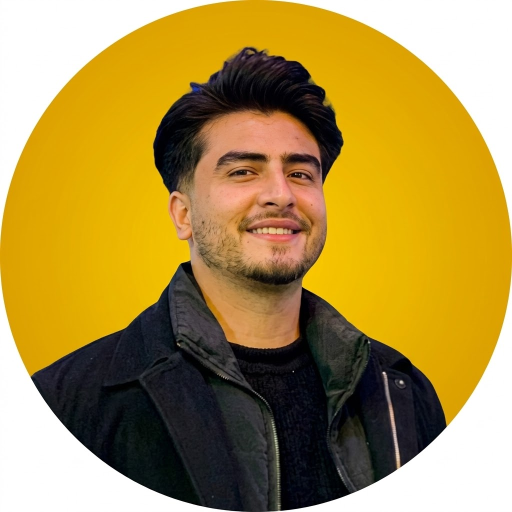
#> input picture animated-shorts/brand/profile.jpg, 1024 x 1024 px (shown at 1/2 size)
$ python ajdad_thumb.py ../brand/profile.jpg ../brand/profile.jpg ../brand/profile.jpg ../brand/profile.jpg ../brand/profile.jpg 1.0
#> lines starting #> are read from the running program, lines starting #| are printed output that depends on the picture
import os
# usage: ajdad_thumb.py frame.png out.png ep "line1" "line2" zoom cy "hero name"
import sys, subprocess, numpy as np
from PIL import Image, ImageEnhance
src, out, ep, l1, l2 = sys.argv[1:6]
zoom = float(sys.argv[6]) if len(sys.argv) > 6 else 1.0
cy = float(sys.argv[7]) if len(sys.argv) > 7 else 0.5
hero = sys.argv[8] if len(sys.argv) > 8 else ""
im = Image.open(src).convert("RGB")
#> im is the input picture: PIL image 1024x1024 RGB; mean R, G, B 172.4, 144.5, 71.9
W, H = im.size
#> W = 1024; H = 1024
cw, ch = W / zoom, H / zoom
#> cw = 1024; ch = 1024
y0 = min(max(cy * H - ch / 2, 0), H - ch); x0 = (W - cw) / 2
#> after `y0 = min(max(cy * H - ch / 2, 0), H - ch)`: y0 = 0
#> after `x0 = (W - cw) / 2`: x0 = 0
im = im.crop((int(x0), int(y0), int(x0 + cw), int(y0 + ch))).resize((1080, 1920), Image.LANCZOS)
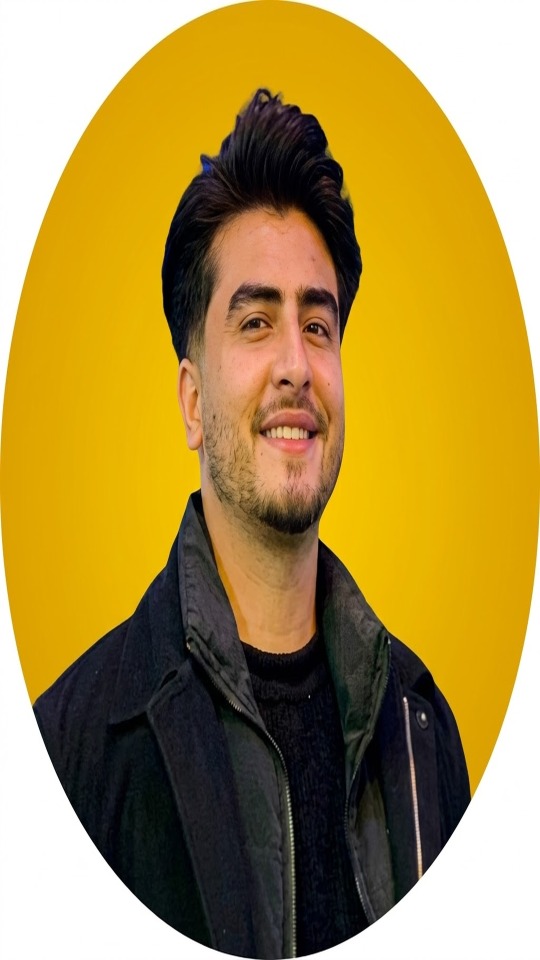
#> im: PIL image 1080x1920 RGB (shown at 1/2 size); mean R, G, B 172.4, 144.5, 71.9
im = ImageEnhance.Color(im).enhance(1.25); im = ImageEnhance.Contrast(im).enhance(1.08)
#> after `im = ImageEnhance.Contrast(im).enhance(1.08)`:
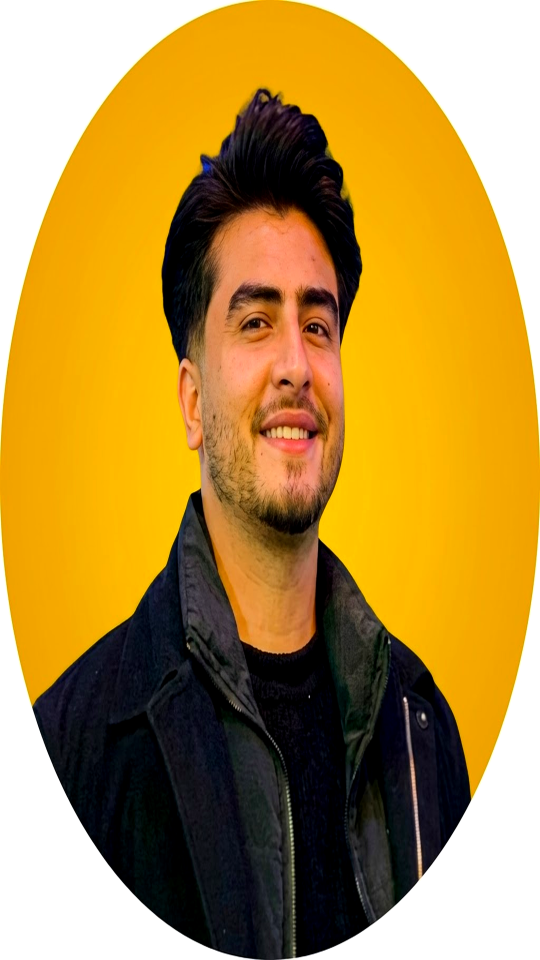
#> im: PIL image 1080x1920 RGB (shown at 1/2 size); mean R, G, B 179.8, 142.4, 67
a = np.asarray(im).astype(np.float32)
y = np.linspace(0, 1, 1920)[:, None]
dark = np.clip((y * 1920 - 1020) / 560, 0, 1) * 0.86 + np.clip((430 - y * 1920) / 430, 0, 1) * 0.6
xs = np.linspace(-1, 1, 1080)[None, :]; ys = np.linspace(-1, 1, 1920)[:, None]
vig = np.clip((xs**2 + ys**2 - 0.55) * 0.35, 0, 0.35)
a *= (1 - np.clip(dark + vig, 0, 0.9))[..., None]
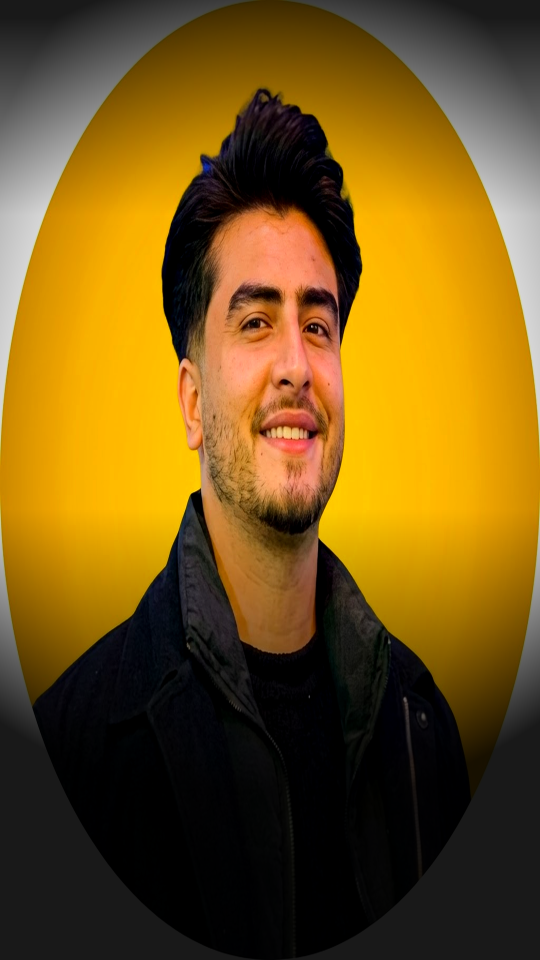
#> a: shape (1920, 1080, 3) float32 (shown at 1/2 size); mean R, G, B 119.2, 87.3, 23.5
Image.fromarray(a.clip(0, 255).astype(np.uint8)).save("bg.png")
#> (the run stopped early here; a loop or call above may not have finished)
